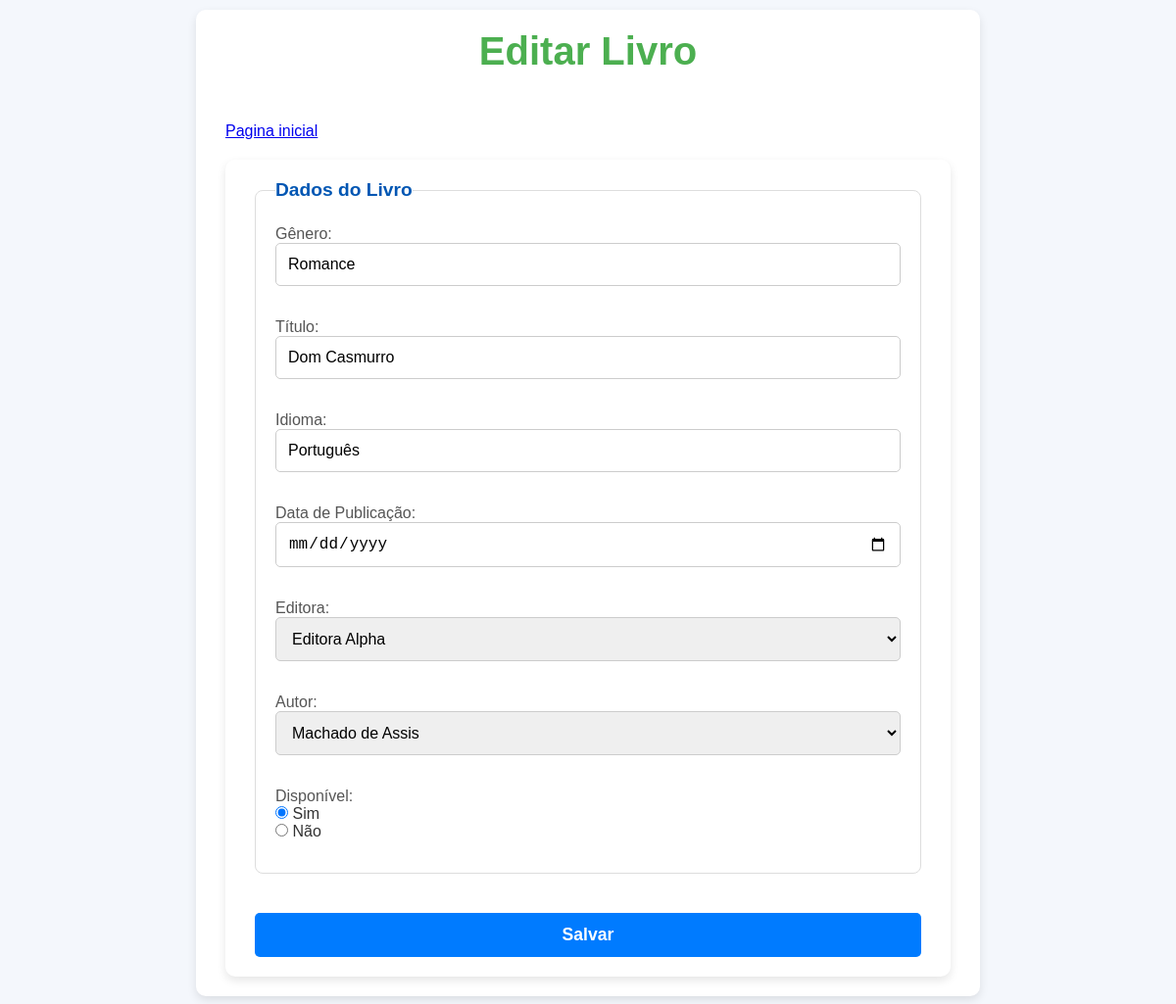
/livrosfor.php?id=1 (signed in), run on the app's committed database.
### tables this page shows
CREATE TABLE IF NOT EXISTS `livro` (
  `idlivro` INT NOT NULL AUTO_INCREMENT,
  `genero` VARCHAR(100) NOT NULL,
  `titulo` VARCHAR(100) NOT NULL,
  `disponivel` TINYINT NOT NULL,
  `idioma` VARCHAR(30) NOT NULL,
  `data_de_publicacao` VARCHAR(45) NOT NULL,
  `autor_idautor` INT NOT NULL,
  `editora_ideditora` INT NOT NULL,
  PRIMARY KEY (`idlivro`),
  INDEX `fk_livro_autor1_idx` (`autor_idautor` ASC) VISIBLE,
  INDEX `fk_livro_editora1_idx` (`editora_ideditora` ASC) VISIBLE,
  CONSTRAINT `fk_livro_autor1`
    FOREIGN KEY (`autor_idautor`)
    REFERENCES `autor` (`idautor`)
    ON DELETE CASCADE
    ON UPDATE CASCADE,
  CONSTRAINT `fk_livro_editora1`
    FOREIGN KEY (`editora_ideditora`)
    REFERENCES `editora` (`ideditora`)
    ON DELETE CASCADE
    ON UPDATE CASCADE);

CREATE TABLE IF NOT EXISTS `editora` (
  `ideditora` INT NOT NULL AUTO_INCREMENT,
  `nome` VARCHAR(100) NOT NULL,
  `localidade` VARCHAR(150) NOT NULL,
  PRIMARY KEY (`ideditora`),
  UNIQUE INDEX `ideditora_UNIQUE` (`ideditora` ASC) VISIBLE);

CREATE TABLE IF NOT EXISTS `autor` (
  `idautor` INT NOT NULL AUTO_INCREMENT,
  `nome` VARCHAR(45) NOT NULL,
  `nacionalidade` VARCHAR(45) NOT NULL,
  `data_de_nascimento` DATE NOT NULL,
  PRIMARY KEY (`idautor`));

### public/livrosfor.php (the view, shortened to what this page needs)
<?php
require_once "../controle/conexao.php";
if (isset($_GET['id'])) {
    $id = $_GET['id'];
    $sql = "SELECT * FROM livro WHERE idlivro = $id";
    $resultado = mysqli_query($conexao, $sql);
    if ($linha = mysqli_fetch_array($resultado)) {
        $genero = $linha['genero'];
        $titulo = $linha['titulo'];
        $idioma = $linha['idioma'];
        $data_publi = $linha['data_de_publicacao'];
        $editora_id = $linha['editora_ideditora'];
        $autor_id = $linha['autor_idautor'];
        $disponivel = $linha['disponivel'];
        $botao = "Salvar";
    }
}
?>
<!DOCTYPE html>
<html lang="pt-br">
<head>
    <link rel="stylesheet" href="./css/cadastro.css">
</head>
<body>
    <main>
        <h1><?php echo ($id > 0) ? "Editar" : "Cadastrar"; ?> Livro</h1>
        <a href="home.php">Pagina inicial</a>
        <form action="../controle/livros.php" method="POST" class="form-cadastro">
            <fieldset>
                <legend>Dados do Livro</legend>
                <label for="genero">Gênero:</label>
                <input type="text" id="genero" name="genero" value="<?php echo $genero; ?>" required> <br><br>
                <label for="titulo">Título:</label>
                <input type="text" id="titulo" name="titulo" value="<?php echo $titulo; ?>" required> <br><br>
                <label for="idioma">Idioma:</label>
                <input type="text" id="idioma" name="idioma" value="<?php echo $idioma; ?>" required> <br><br>
                <label for="data_publi">Data de Publicação:</label>
                <input type="date" id="data_publi" name="data_pu" value="<?php echo $data_publi; ?>" required> <br><br>
                <label for="editora">Editora:</label>
                <select name="editora" id="editora" required>
                    <?php
                    $sql = "SELECT ideditora, nome FROM editora";
                    $resultados = mysqli_query($conexao, $sql);
                    while ($linha = mysqli_fetch_array($resultados)) {
                        $id_editora = $linha['ideditora'];
                        $nome_editora = $linha['nome'];
                        echo "<option value='$id_editora'" . ($id_editora == $editora_id ? " selected" : "") . ">$nome_editora</option>";
                    }
                    ?>
                </select> <br><br>
                <label for="autor">Autor:</label>
                <select name="autor" id="autor" required>
                    <?php
                    $sql = "SELECT idautor, nome FROM autor";
                    $resultados = mysqli_query($conexao, $sql);
                    while ($linha = mysqli_fetch_array($resultados)) {
                        $id_autor = $linha['idautor'];
                        $nome_autor = $linha['nome'];
                        echo "<option value='$id_autor'" . ($id_autor == $autor_id ? " selected" : "") . ">$nome_autor</option>";
                    }
                    ?>
                </select> <br><br>
                <label>Disponível:</label><br>
                <input type="radio" name="disponivel" value="1" <?php echo ($disponivel == '1' ? 'checked' : ''); ?>> Sim <br>
                <input type="radio" name="disponivel" value="0" <?php echo ($disponivel == '0' ? 'checked' : ''); ?>> Não <br><br>
            </fieldset>
            <button type="submit" class="btn-submit"><?php echo $botao; ?></button>
        </form>
    </main>
</body>
</html>

### public/css/cadastro.css (style rules this page uses)
*, *::before, *::after { margin: 0; padding: 0; box-sizing: border-box; }
body { font-family: 'Arial', sans-serif; font-size: 16px; background-color: #f4f7fc; color: #333; display: flex; justify-content: center; align-items: center; min-height: 100vh; padding: 10px; }
main, form { background-color: #fff; padding: 20px 30px; border-radius: 10px; box-shadow: 0 4px 10px rgba(0, 0, 0, 0.1); width: 100%; max-width: 800px; display: flex; flex-direction: column; gap: 20px; }
h1 { font-size: 2.5rem; text-align: center; color: #4CAF50; margin-bottom: 30px; }
form { display: flex; flex-direction: column; gap: 20px; }
fieldset { border: 1px solid #ddd; padding: 15px 20px; border-radius: 8px; margin-bottom: 20px; }
legend { font-size: 1.2rem; font-weight: bold; color: #0056b3; margin-bottom: 10px; }
label { font-size: 1rem; margin-bottom: 5px; color: #555; }
input[type="text"], input[type="date"], input[type="number"], select, .input, .form-control { width: 100%; padding: 12px; margin-bottom: 15px; border: 1px solid #ccc; border-radius: 5px; font-size: 1rem; transition: border-color 0.3s ease; }
button, input[type="submit"], .btn-submit, .btn { background-color: #007BFF; color: white; padding: 12px; font-size: 1.1rem; border: none; border-radius: 5px; cursor: pointer; transition: background-color 0.3s, transform 0.2s ease; width: 100%; font-weight: bold; }
:root { --primary-color: #007BFF; --secondary-color: #0056b3; --highlight-color: #4CAF50; --background-color: #f4f7fc; --text-color: #333; --border-color: #ccc; --input-background: #fff; }
body { background-image: url('path/to/your/image.jpg'); background-size: cover; background-position: center; background-attachment: fixed; }

### data on the page
livro: genero "Romance", titulo "Dom Casmurro", idioma "Português", editora "Editora Alpha", autor "Machado de Assis", disponivel "☑"

### other printed values
$botao "Salvar"
